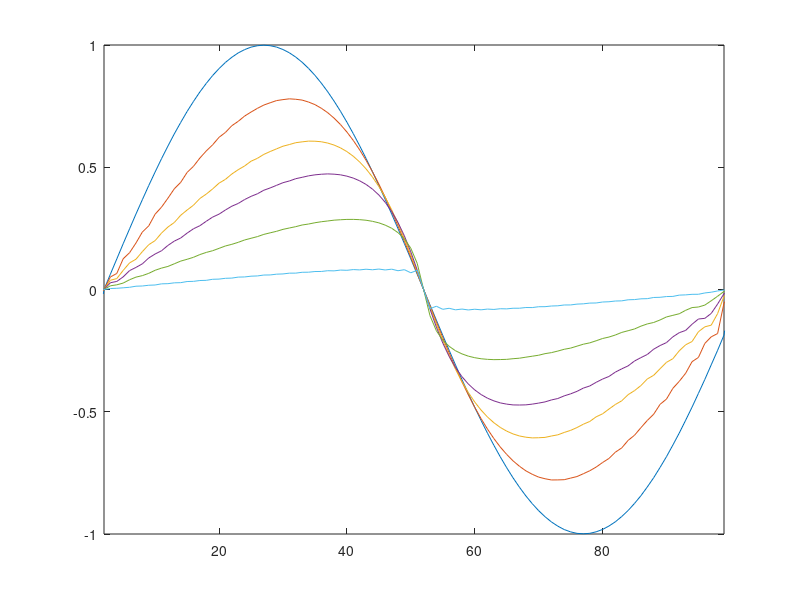

Write MATLAB code to recreate this figure.
gridnumber=98;
viscosity=0.001;

deltat=0.001;
step=3000;

deltax=2*pi/(gridnumber+2)

column = [0 .5*(-1).^(1:gridnumber+1).*cot((1:gridnumber+1)*deltax/2)]';
D = toeplitz(column,column([1 gridnumber+2:-1:2]));
column2 = [-1/6-pi^2/(3*deltax^2) -0.5*(-1).^(1:gridnumber+1).*(sin((1:gridnumber+1)*deltax/2)).^2]';
D2 = toeplitz(column2,column2([1 gridnumber+2:-1:2]));

for i=1:gridnumber+2
      x(i)=0+deltax*(i-2)

end


for i=2:gridnumber+1
  u(1,i)=sin(x(i));
end

    
   u(1,1)=u(1,gridnumber+1);
    u(1,gridnumber+2)=u(1,2);



for n=1:step
    
    dudx(n,:)=D*u(n,:)';
    du2dx2(n,:)=D2*u(n,:)';


  for i=2:gridnumber+1
      
    u(n+1,i)=u(n,i)-deltat*u(n,i)*dudx(n,i)+deltat*viscosity*du2dx2(n,i);

  end
   u(n+1,1)=u(n+1,gridnumber+1);
    u(n+1,gridnumber+2)=u(n+1,2);
 

end

plot(u(2,:));
axis ([2 99 -1 1])
hold on;
plot(u(300,:));
plot(u(600,:));
plot(u(900,:));
plot(u(n/2-1,:));
plot(u(n-1,:));